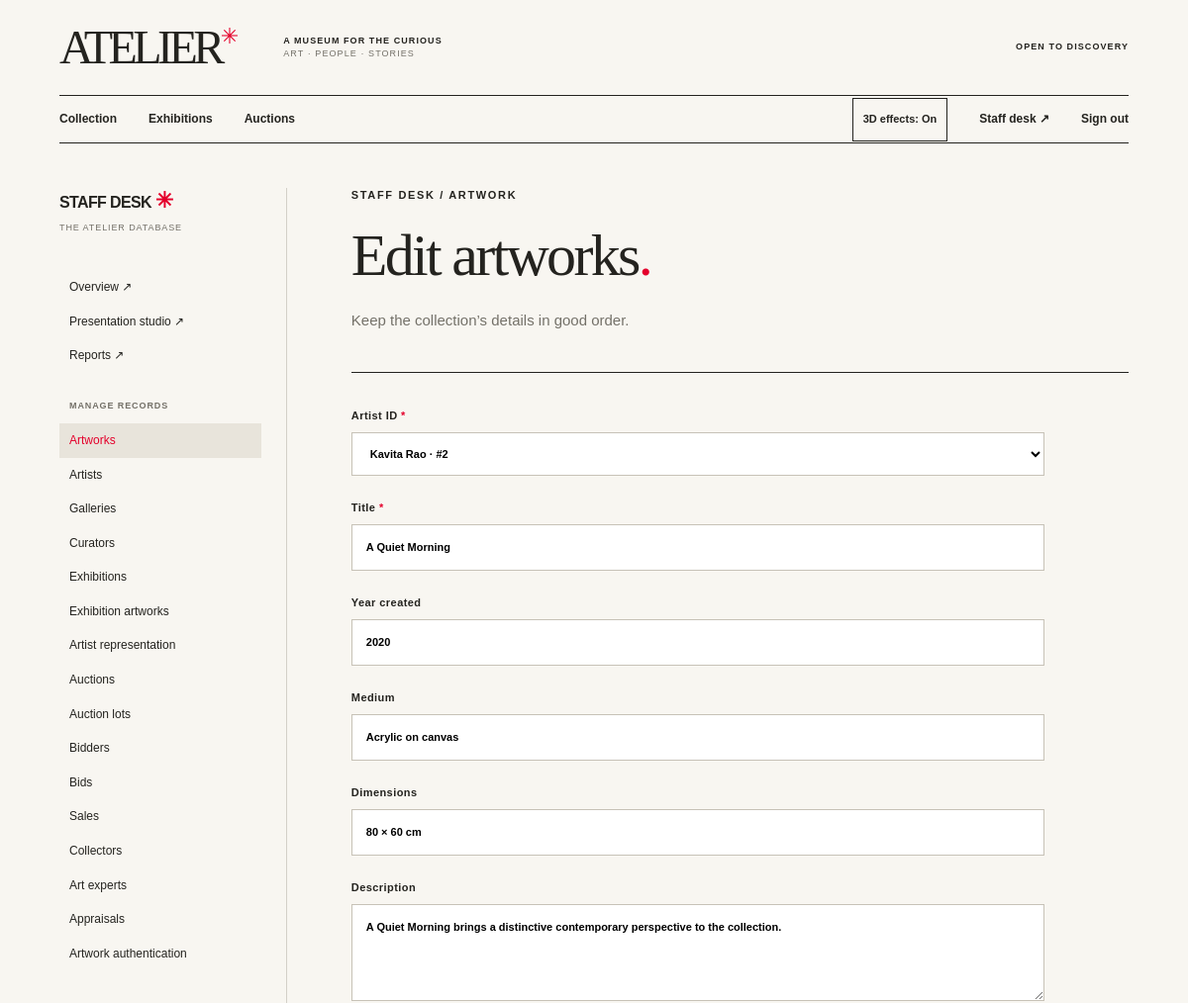
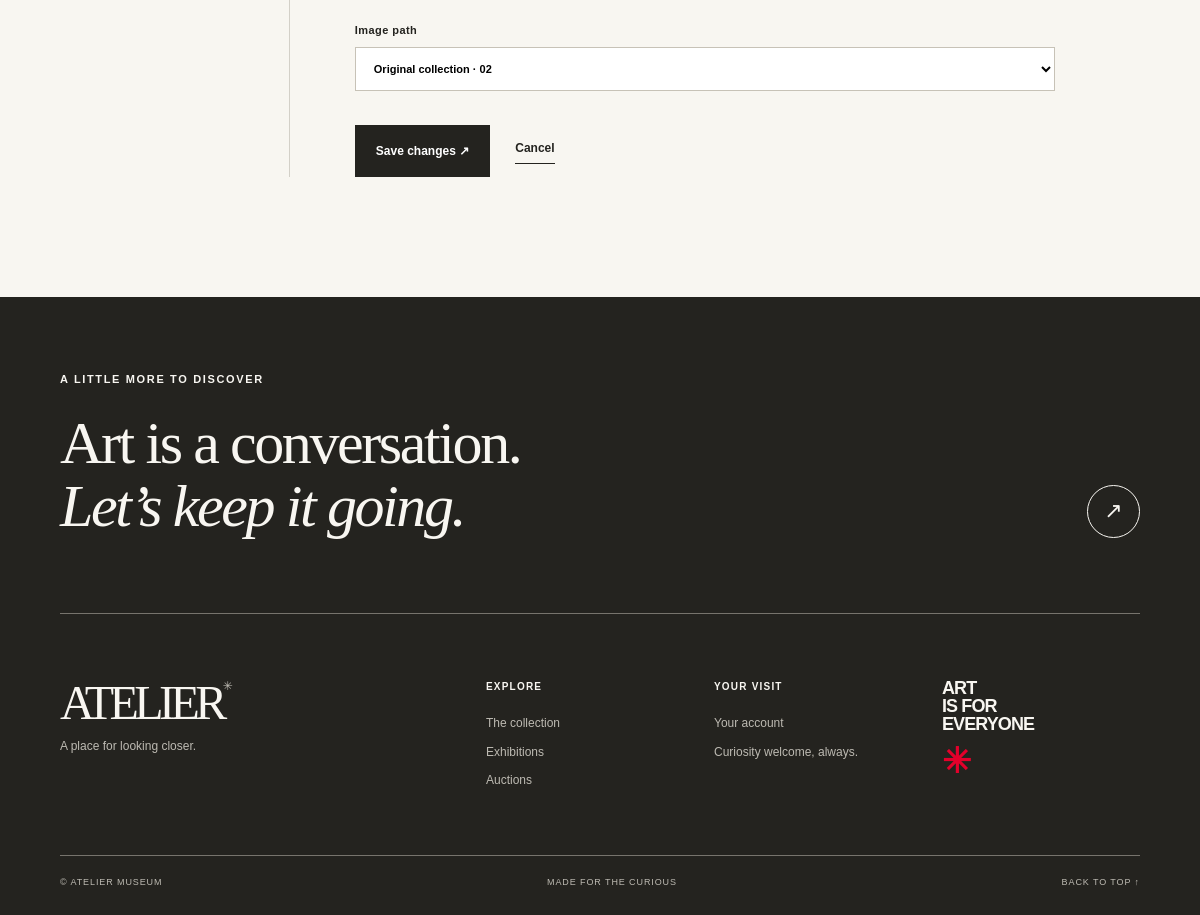
Screenshot of /staff/data/artwork/2/edit (signed in) with the database file from the repository (2 pictures, top to bottom).
### tables this page shows
CREATE TABLE artwork (artwork_id INTEGER PRIMARY KEY, artist_id INTEGER NOT NULL REFERENCES artist ON DELETE RESTRICT, title TEXT NOT NULL, year_created INTEGER, medium TEXT, dimensions TEXT, description TEXT, status TEXT NOT NULL DEFAULT 'available' CHECK(status IN ('available','at_auction','sold')), image_path TEXT);

### atelier/web.py (the view)
@bp.route('/staff/data/<table>/<key>/edit',methods=['GET','POST'])
@require_role('staff')
def admin_edit(table,key):
    return manage_form(table,key)

### atelier/db.py (called while the page is built)
def connect(path):
    conn = sqlite3.connect(path, timeout=10)
    conn.row_factory = sqlite3.Row
    conn.execute('PRAGMA foreign_keys = ON')
    conn.execute('PRAGMA busy_timeout = 10000')
    return conn

def get_db():
    if 'db' not in g:
        g.db = connect(current_app.config['DATABASE'])
    return g.db

def init_app(app):
    @app.teardown_appcontext
    def close_db(error):
        conn = g.pop('db', None)
        if conn is not None:
            conn.close()

### atelier/registry.py (called while the page is built)
def label(name):
    return name.replace('_id', ' ID').replace('_', ' ').capitalize().replace(' id', ' ID')

def table_info(conn, table):
    if table not in TABLES:
        raise KeyError(table)
    return [dict(r) for r in conn.execute(f'PRAGMA table_info({table})')]

def primary_keys(conn, table):
    return [r['name'] for r in sorted(table_info(conn, table), key=lambda r: r['pk']) if r['pk']]

### atelier/web.py (called while the page is built)
def one(sql, params=()):
    row = get_db().execute(sql, params).fetchone()
    if row is None:
        abort(404)
    return dict(row)

@bp.before_app_request
def load_user():
    g.user = None
    uid = session.get('user_id')
    if uid:
        row = get_db().execute('''SELECT u.user_id, u.email, u.role, u.bidder_id,
            COALESCE(b.name, 'Gallery team') AS name
            FROM user_account u LEFT JOIN bidder b ON b.bidder_id=u.bidder_id WHERE u.user_id=?''', (uid,)).fetchone()
        if row:
            g.user = dict(row)

@bp.app_context_processor
def shared_context():
    return dict(current_user=g.get('user'), tables=[dict(name=k, label=v) for k,v in TABLES.items()])

def require_role(role=None):
    def decorator(view):
        @wraps(view)
        def wrapper(*args, **kwargs):
            if not g.user:
                return redirect(url_for('web.login', next=request.path))
            if role and g.user['role'] != role:
                abort(403)
            return view(*args, **kwargs)
        return wrapper
    return decorator

def checked_table(table):
    if table not in TABLES:
        abort(404)
    return table

def find_record(table,key):
    pk=primary_keys(get_db(),table)
    parts=key.split('~')
    if len(parts)!=len(pk) or any(not p.isdigit() for p in parts):
        abort(404)
    where=' AND '.join(f'{k}=?' for k in pk)
    return one(f'SELECT * FROM {table} WHERE {where}',parts),where,parts

### atelier/templates/admin/form.html
{% extends 'admin/_layout.html' %}{% block title %}{{ title }}{% endblock %}{% block staff_content %}<div class="staff-heading compact"><p class="eyebrow">STAFF DESK / {{ table|upper }}</p><h1>{{ title }}<span class="red-dot">.</span></h1><p>Keep the collection’s details in good order.</p></div>{% if error %}<div class="flash error" role="alert">{{ error }}</div>{% endif %}<form method="post" class="record-form"><input type="hidden" name="csrf_token" value="{{ csrf_token() }}">{% for field in fields %}{% if field.type == 'hidden' %}<input type="hidden" name="{{ field.name }}" value="{{ field.value if field.value is not none else '' }}">{% else %}<label for="field-{{ field.name }}">{{ field.label }}{% if field.required %} <span class="red-dot">*</span>{% endif %}{% if field.type == 'select' %}<select id="field-{{ field.name }}" name="{{ field.name }}" {{ 'required' if field.required }}><option value="">Select an option</option>{% for option in field.options %}<option value="{{ option.value }}" {{ 'selected' if option.value|string == field.value|string }}>{{ option.label }}</option>{% endfor %}</select>{% elif field.type == 'textarea' %}<textarea id="field-{{ field.name }}" name="{{ field.name }}" rows="4" {{ 'required' if field.required }}>{{ field.value if field.value is not none else '' }}</textarea>{% else %}<input id="field-{{ field.name }}" type="{{ field.type or 'text' }}" name="{{ field.name }}" value="{{ field.value if field.value is not none else '' }}" {% if field.step %}step="{{ field.step }}"{% endif %} {{ 'required' if field.required }}>{% endif %}</label>{% endif %}{% endfor %}<div class="form-actions"><button class="button button-dark">{{ 'Save changes' if editing else 'Create record' }} ↗</button><a class="text-link" href="{{ url_for('web.admin_table', table=table) }}">Cancel</a></div></form>{% endblock %}

### atelier/static/css/style.css (style rules this page uses)
:root { --paper:#f8f6f1;--ink:#24231f;--muted:#747169;--line:#d3d0c8;--red:#e4002b;--serif:Georgia,'Times New Roman',serif;--sans:Arial,Helvetica,sans-serif }
* { box-sizing:border-box }
html { scroll-behavior:smooth }
body { margin:0;background:var(--paper);color:var(--ink);font-family:var(--sans);font-size:15px;line-height:1.55 }
a { color:inherit;text-decoration:none }
button,input,select,textarea { font:inherit }
button { color:inherit;cursor:pointer }
h1,h2,h3,p { margin:0 }
h1,h2,h3 { font-family:var(--serif);font-weight:400;letter-spacing:-.045em;line-height:1.05 }
.eyebrow { font:700 10px/1.4 var(--sans);letter-spacing:.15em;text-transform:uppercase }
.red-dot { color:var(--red) }
.button { display:inline-flex;align-items:center;justify-content:space-between;gap:36px;min-height:52px;padding:14px 20px;border:1px solid var(--ink);font-size:12px;font-weight:700;transition:background .2s,color .2s }
.button-dark { background:var(--ink);color:white }
.text-link { font-size:12px;font-weight:700;border-bottom:1px solid currentColor;padding-bottom:5px;display:inline-block }
.page-intro h1,.event-detail h1,.auction-intro h1,.login-intro h1,.error-page h1,.staff-heading h1 { font-size:clamp(65px,8.5vw,135px);line-height:.95;margin-top:48px }
.form-stack,.record-form { display:grid;gap:24px }
.form-stack label,.record-form label { font-size:11px;font-weight:bold;letter-spacing:.04em }
.form-stack input,.record-form input,.record-form select,.record-form textarea { display:block;width:100%;padding:14px;margin-top:8px;background:#fff;border:1px solid #c7c2b7;border-radius:0 }
.staff-heading { border-bottom:1px solid var(--ink);padding-bottom:40px }
.staff-heading h1 { font-size:clamp(58px,6vw,90px);margin:25px 0 }
.staff-heading>p:not(.eyebrow),.staff-heading-bottom p { color:var(--muted) }
.staff-heading.compact h1 { font-size:clamp(52px,5vw,78px) }
.record-form { max-width:700px;padding-top:35px }
.record-form textarea { resize:vertical }
.form-actions { display:flex;align-items:center;gap:25px;margin-top:10px }
.eyebrow,.intro-top,.art-card-meta,.card-overline,.results-heading,.details-list dt,.bid-form label,.account-row span { font-size:11px }

### rows the page displays
artwork: label "Title", title "A Quiet Morning", label "Year created", year_created "2020", label "Medium", medium "Acrylic on canvas", label "Dimensions", dimensions "80 × 60 cm", label "Description", description "A Quiet Morning brings a distinctive contemporary perspective to the collection.", label "Image path"

### other values shown
{{ entry.label }} "Artworks" "Artists" "Galleries" "Curators" "Exhibitions" "Exhibition artworks" "Artist representation" "Auctions" "Auction lots" "Bidders" "Bids" "Sales" "Collectors" "Art experts" "Appraisals" "Artwork authentication"
{{ table|upper }} "ARTWORK"
{{ title }} "Edit artworks"
{{ field.label }} "Artist ID"
{{ 'Save changes' if editing else 'Create record' }} "Save changes"
form field artist_id "Kavita Rao · #2"
form field image_path "Original collection · 02"
